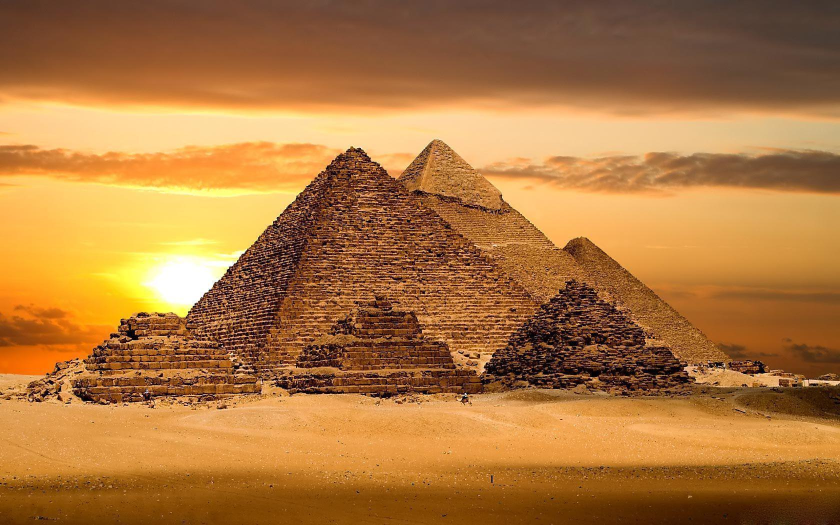
#> input picture Lab Task 5/1. Image Processing and Enhancement/pyramids.jpg, 1680 x 1050 px (shown at 1/2 size)
$ jupyter execute 'Image Pyramid.ipynb'
#> lines starting #> are read from the running program, lines starting #| are printed output that depends on the picture
[cell 1]
import cv2
import numpy as np

image = cv2.imread('pyramids.jpg')
#> image is the input picture: shape (1050, 1680, 3); mean B, G, R 62.1, 119.3, 174

if image is None:
    print("Error: Image not found! Check file path.")
    exit()

downsampled_image = cv2.pyrDown(image)
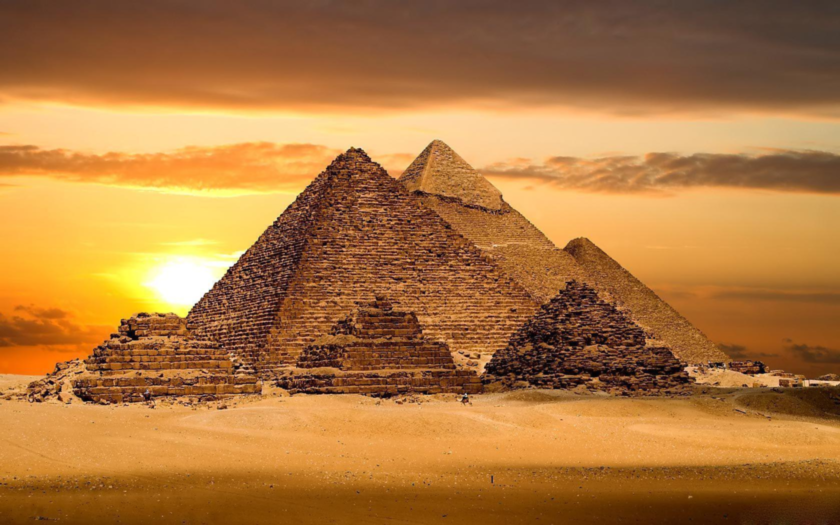
#> downsampled_image: shape (525, 840, 3); mean B, G, R 62.1, 119.3, 174

cv2.imshow("Original Image", image)
cv2.imshow("Downsampled Image", downsampled_image)

cv2.waitKey(0)
cv2.destroyAllWindows()

[cell 2]
import cv2
import numpy as np

image = cv2.imread('pyramids.jpg')   # image same folder me honi chahiye

if image is None:
    print("Error: Image not found! Check file name or path.")
    exit()

upsampled_image = cv2.pyrUp(image)

cv2.imshow("Original Image", image)
cv2.imshow("Upsampled Image", upsampled_image)

cv2.waitKey(0)
cv2.destroyAllWindows()

[cell 3]
import cv2
import numpy as np
import matplotlib.pyplot as plt

image = cv2.imread('pyramids.jpg')

if image is None:
    print("Error: Image not found! Check file name or path.")
    exit()

# Create Gaussian Pyramid
pyramid = [image]
for i in range(3):
    image = cv2.pyrDown(image)
    pyramid.append(image)
#> this loop made 3 passes
#> pass 2, `image = cv2.pyrDown(image)`:
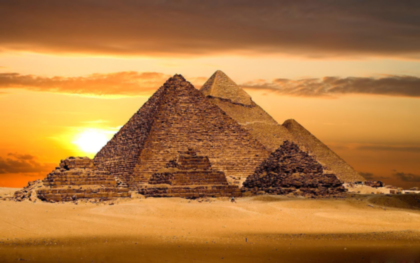
#> image: shape (263, 420, 3); mean B, G, R 62, 119.2, 173.9
#> pass 3, `image = cv2.pyrDown(image)`:
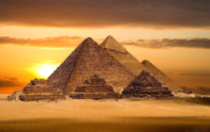
#> image: shape (132, 210, 3); mean B, G, R 61.9, 119, 173.7
#> after the loop, pyramid = 4 items

# Display Pyramid levels using matplotlib
for i in range(len(pyramid)-1, -1, -1):
    plt.figure()
    plt.title(f"Pyramid Level {i}")
    img_rgb = cv2.cvtColor(pyramid[i], cv2.COLOR_BGR2RGB)
    plt.imshow(img_rgb)
    plt.axis('off')
    plt.show()
#> this loop made 4 passes
#> i on passes 1, 3, 4: 3, 1, 0

$ run again, with Lab Task 5/1. Image Processing and Enhancement/4.jpg copied over Lab Task 5/1. Image Processing and Enhancement/pyramids.jpg
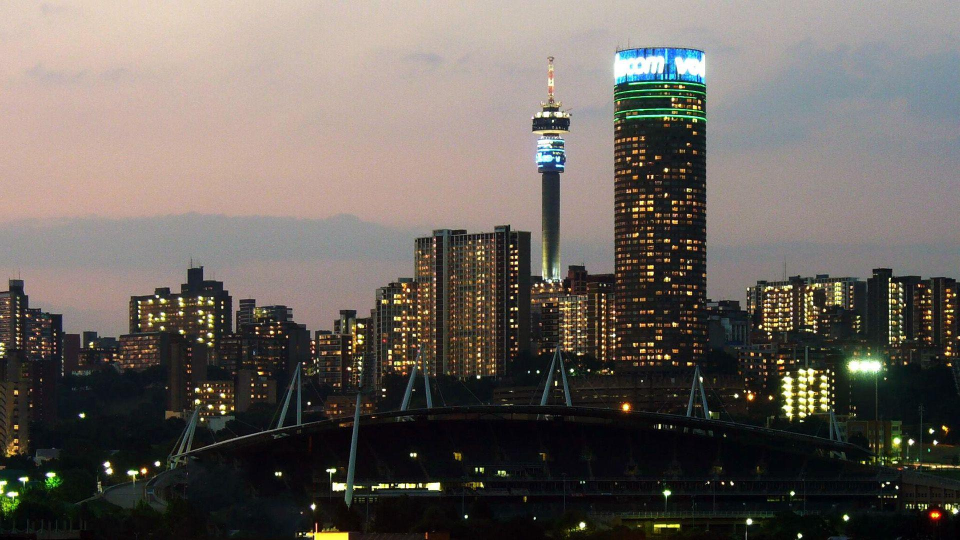
#> input picture Lab Task 5/1. Image Processing and Enhancement/4.jpg, 1920 x 1080 px (shown at 1/2 size)
#> image is the input picture: shape (1080, 1920, 3); mean B, G, R 93.3, 98.8, 105.2
#> `downsampled_image = cv2.pyrDown(image)`:
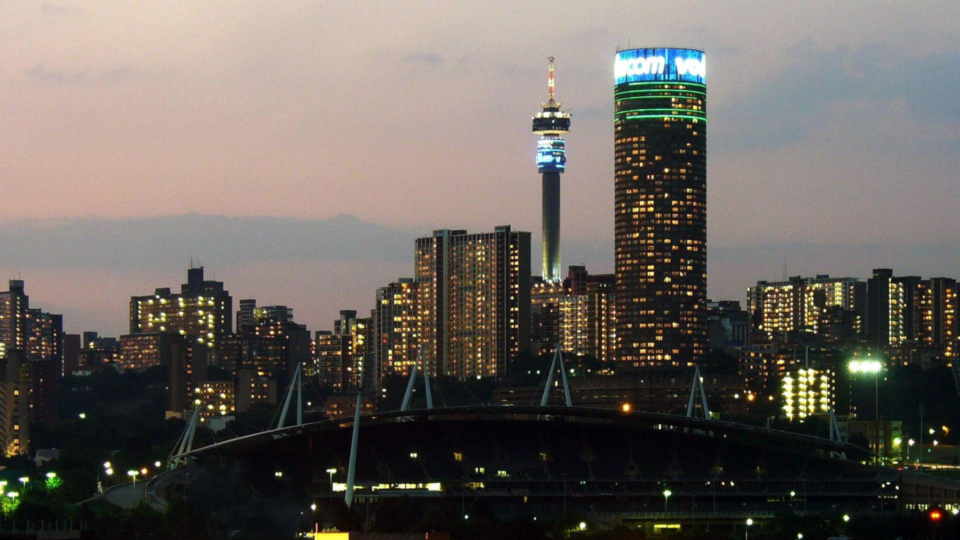
#> downsampled_image: shape (540, 960, 3); mean B, G, R 93.4, 98.9, 105.3
#> the loop `for i in range(3):` made 3 passes
#> pass 3, `image = cv2.pyrDown(image)`:
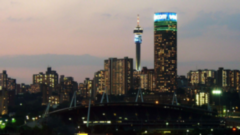
#> image: shape (135, 240, 3); mean B, G, R 93.9, 99.4, 105.8
#> after the loop `for i in range(3):`: pyramid = 4 items
#> the loop `for i in range(len(pyramid)-1, -1, -1):` made 4 passes
#> i on passes 1, 3, 4: 3, 1, 0

$ run again, with Lab Task 5/1. Image Processing and Enhancement/5.jpg copied over Lab Task 5/1. Image Processing and Enhancement/pyramids.jpg
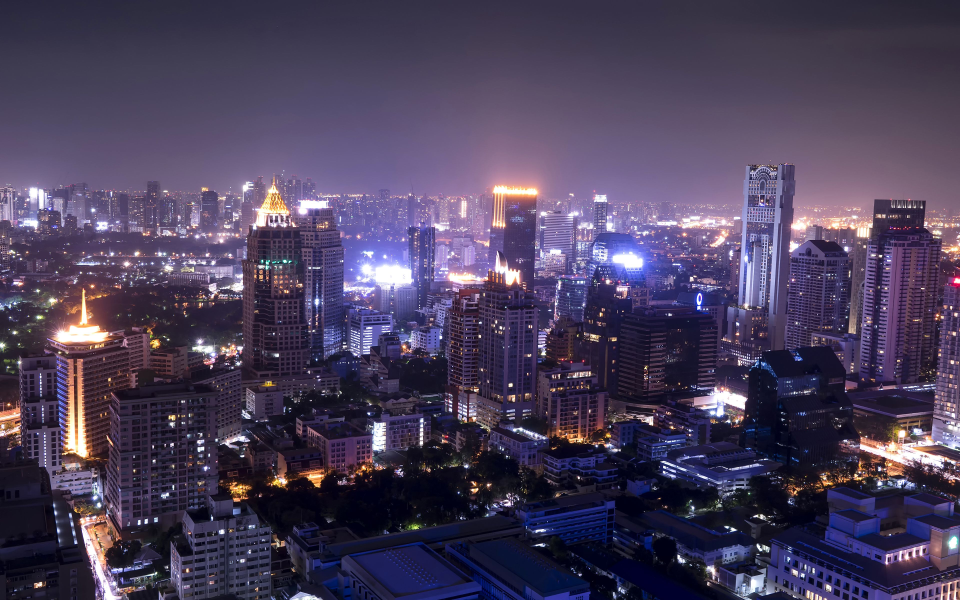
#> input picture Lab Task 5/1. Image Processing and Enhancement/5.jpg, 3840 x 2400 px (shown at 1/4 size)
#> image is the input picture: shape (2400, 3840, 3); mean B, G, R 92, 64.5, 75.1
#> the loop `for i in range(3):` made 3 passes
#> pass 2, `image = cv2.pyrDown(image)`:
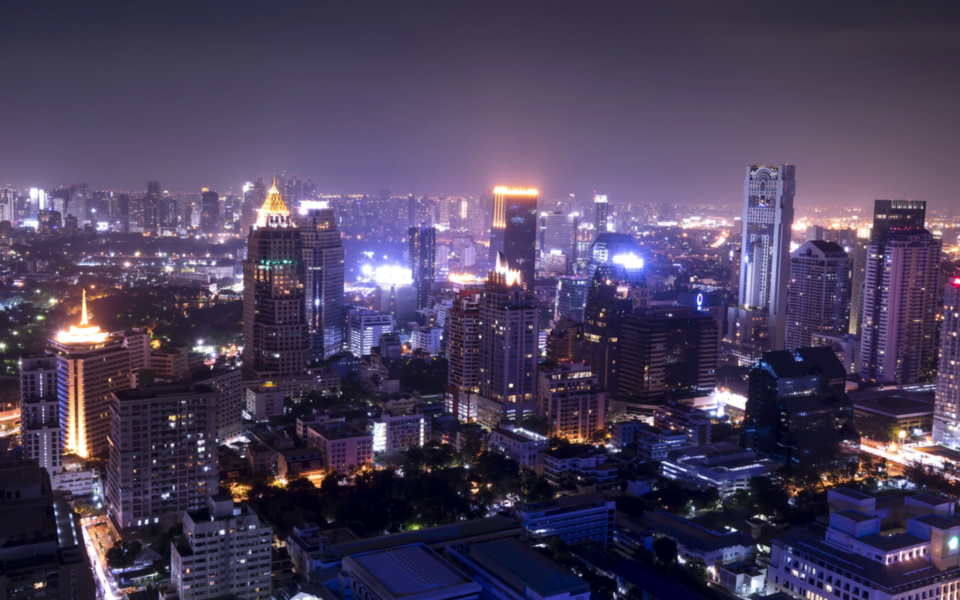
#> image: shape (600, 960, 3); mean B, G, R 92, 64.5, 75.1
#> pass 3, `image = cv2.pyrDown(image)`:
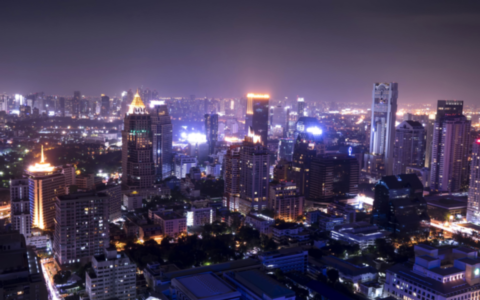
#> image: shape (300, 480, 3); mean B, G, R 91.9, 64.5, 75.1
#> after the loop `for i in range(3):`: pyramid = 4 items
#> the loop `for i in range(len(pyramid)-1, -1, -1):` made 4 passes
#> i on passes 1, 3, 4: 3, 1, 0

$ run again, with Lab Task 5/1. Image Processing and Enhancement/6.jpg copied over Lab Task 5/1. Image Processing and Enhancement/pyramids.jpg
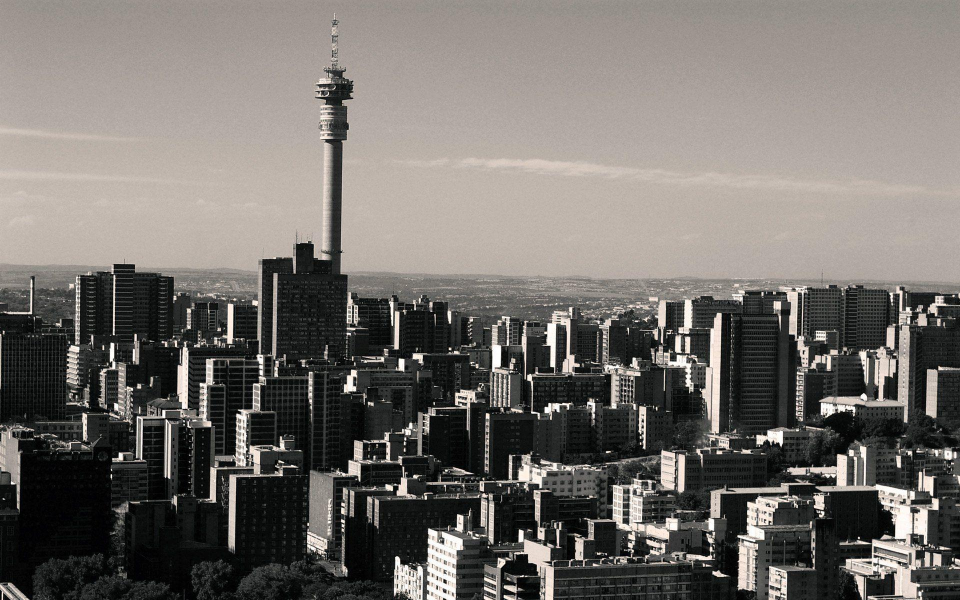
#> input picture Lab Task 5/1. Image Processing and Enhancement/6.jpg, 1920 x 1200 px (shown at 1/2 size)
#> image is the input picture: shape (1200, 1920, 3); mean B, G, R 106.7, 111, 115.3
#> `downsampled_image = cv2.pyrDown(image)`:
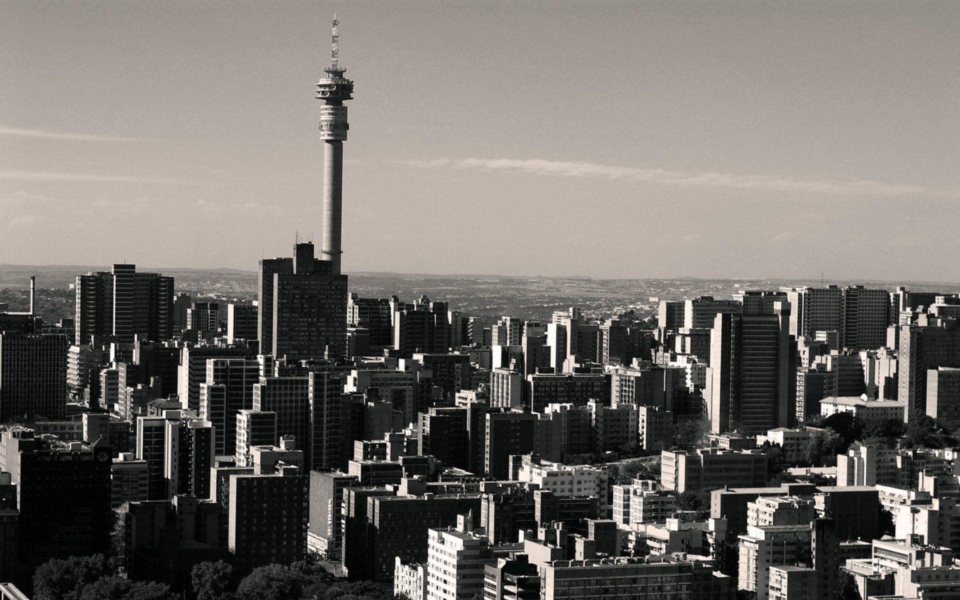
#> downsampled_image: shape (600, 960, 3); mean B, G, R 106.7, 111.1, 115.4
#> the loop `for i in range(3):` made 3 passes
#> pass 3, `image = cv2.pyrDown(image)`:
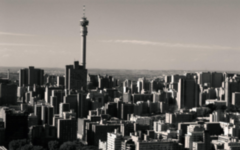
#> image: shape (150, 240, 3); mean B, G, R 107, 111.3, 115.6
#> after the loop `for i in range(3):`: pyramid = 4 items
#> the loop `for i in range(len(pyramid)-1, -1, -1):` made 4 passes
#> i on passes 1, 3, 4: 3, 1, 0
